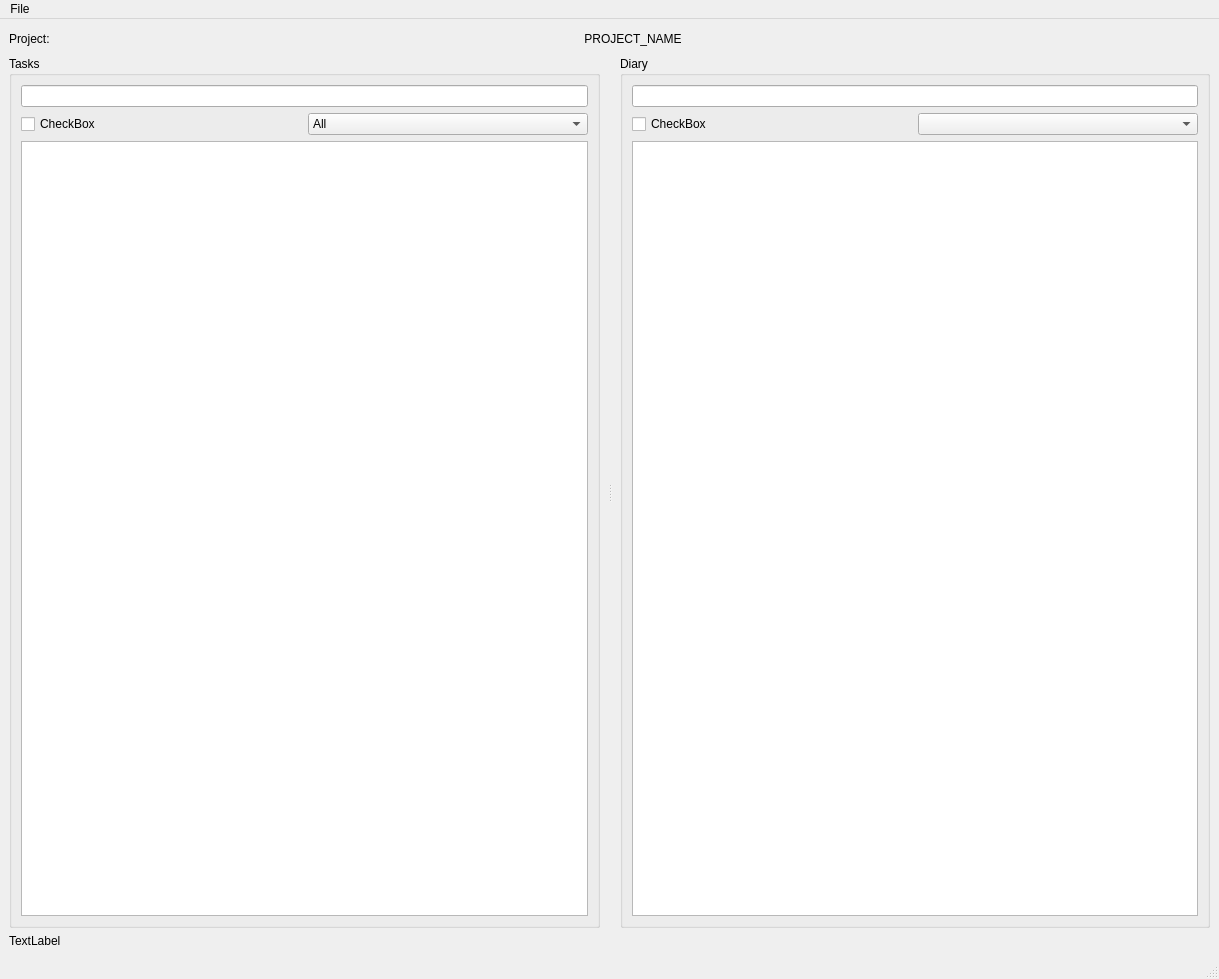
<?xml version="1.0" encoding="UTF-8"?>
<ui version="4.0">
 <class>MainWindow</class>
 <widget class="QMainWindow" name="MainWindow">
  <property name="geometry">
   <rect>
    <x>0</x>
    <y>0</y>
    <width>1219</width>
    <height>979</height>
   </rect>
  </property>
  <property name="windowTitle">
   <string>MainWindow</string>
  </property>
  <widget class="QWidget" name="centralwidget">
   <layout class="QVBoxLayout" name="verticalLayout">
    <item>
     <layout class="QHBoxLayout" name="horizontalLayout">
      <item>
       <widget class="QLabel" name="label_2">
        <property name="text">
         <string>Project:</string>
        </property>
       </widget>
      </item>
      <item>
       <widget class="QPushButton" name="pushButton_ProjectSwitch">
        <property name="sizePolicy">
         <sizepolicy hsizetype="Minimum" vsizetype="Fixed">
          <horstretch>1</horstretch>
          <verstretch>0</verstretch>
         </sizepolicy>
        </property>
        <property name="text">
         <string>PROJECT_NAME</string>
        </property>
        <property name="flat">
         <bool>true</bool>
        </property>
       </widget>
      </item>
     </layout>
    </item>
    <item>
     <widget class="QSplitter" name="splitter">
      <property name="sizePolicy">
       <sizepolicy hsizetype="Expanding" vsizetype="Preferred">
        <horstretch>0</horstretch>
        <verstretch>1</verstretch>
       </sizepolicy>
      </property>
      <property name="frameShape">
       <enum>QFrame::NoFrame</enum>
      </property>
      <property name="frameShadow">
       <enum>QFrame::Plain</enum>
      </property>
      <property name="orientation">
       <enum>Qt::Horizontal</enum>
      </property>
      <property name="opaqueResize">
       <bool>true</bool>
      </property>
      <property name="handleWidth">
       <number>20</number>
      </property>
      <widget class="QWidget" name="verticalLayoutWidget">
       <layout class="QVBoxLayout" name="verticalLayout_TaskFrame">
        <item>
         <widget class="QGroupBox" name="groupBox">
          <property name="title">
           <string>Tasks</string>
          </property>
          <layout class="QVBoxLayout" name="verticalLayout_2">
           <item>
            <widget class="QLineEdit" name="lineEdit_TaskSearch"/>
           </item>
           <item>
            <layout class="QHBoxLayout" name="horizontalLayout_3">
             <item>
              <widget class="QCheckBox" name="checkBox_2">
               <property name="text">
                <string>CheckBox</string>
               </property>
              </widget>
             </item>
             <item>
              <widget class="QComboBox" name="comboBox">
               <item>
                <property name="text">
                 <string>All</string>
                </property>
               </item>
               <item>
                <property name="text">
                 <string>Completed</string>
                </property>
               </item>
               <item>
                <property name="text">
                 <string>Uncompleted</string>
                </property>
               </item>
              </widget>
             </item>
            </layout>
           </item>
           <item>
            <widget class="QTreeView" name="treeView_Tasks"/>
           </item>
          </layout>
         </widget>
        </item>
       </layout>
      </widget>
      <widget class="QWidget" name="verticalLayoutWidget_2">
       <layout class="QVBoxLayout" name="verticalLayout_DiaryFrame">
        <item>
         <widget class="QGroupBox" name="groupBox_2">
          <property name="title">
           <string>Diary</string>
          </property>
          <layout class="QVBoxLayout" name="verticalLayout_3">
           <item>
            <widget class="QLineEdit" name="lineEdit_DiarySearch"/>
           </item>
           <item>
            <layout class="QHBoxLayout" name="horizontalLayout_5">
             <item>
              <widget class="QCheckBox" name="checkBox">
               <property name="text">
                <string>CheckBox</string>
               </property>
              </widget>
             </item>
             <item>
              <widget class="QComboBox" name="comboBox_2"/>
             </item>
            </layout>
           </item>
           <item>
            <widget class="QTableView" name="tableView_Diary">
             <property name="selectionBehavior">
              <enum>QAbstractItemView::SelectRows</enum>
             </property>
             <property name="verticalScrollMode">
              <enum>QAbstractItemView::ScrollPerItem</enum>
             </property>
             <property name="horizontalScrollMode">
              <enum>QAbstractItemView::ScrollPerPixel</enum>
             </property>
             <attribute name="verticalHeaderVisible">
              <bool>false</bool>
             </attribute>
            </widget>
           </item>
          </layout>
         </widget>
        </item>
       </layout>
      </widget>
     </widget>
    </item>
    <item>
     <widget class="QLabel" name="label">
      <property name="text">
       <string>TextLabel</string>
      </property>
     </widget>
    </item>
   </layout>
  </widget>
  <widget class="QMenuBar" name="menubar">
   <property name="geometry">
    <rect>
     <x>0</x>
     <y>0</y>
     <width>1219</width>
     <height>38</height>
    </rect>
   </property>
   <widget class="QMenu" name="menuFile">
    <property name="title">
     <string>File</string>
    </property>
    <addaction name="actionOpen_Project"/>
    <addaction name="actionProject_Settings"/>
    <addaction name="actionNew_Project"/>
   </widget>
   <addaction name="menuFile"/>
  </widget>
  <widget class="QStatusBar" name="statusbar"/>
  <action name="actionOpen_Project">
   <property name="text">
    <string>Open Project</string>
   </property>
  </action>
  <action name="actionProject_Settings">
   <property name="text">
    <string>Project Settings</string>
   </property>
  </action>
  <action name="actionNew_Project">
   <property name="text">
    <string>New Project</string>
   </property>
  </action>
 </widget>
 <resources/>
 <connections/>
</ui>
